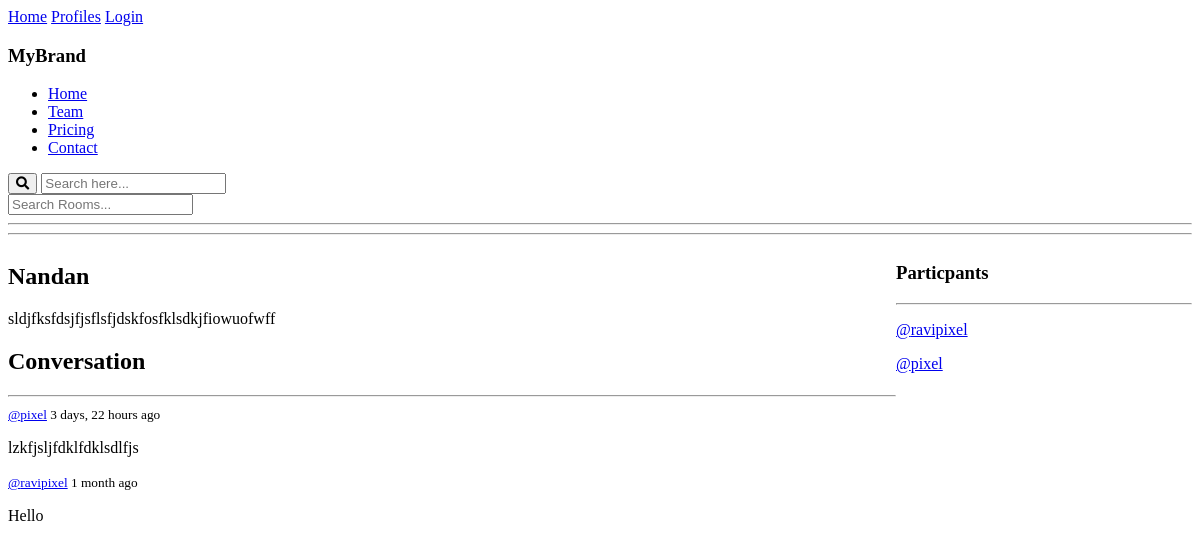
Page /room/2/ on the committed database.
### base/models.py (models this page shows, shortened)
class Room(models.Model):
    host = models.ForeignKey(User, on_delete=models.SET_NULL, null=True)
    topic = models.ForeignKey(Topic, on_delete=models.SET_NULL, null=True)
    name = models.CharField(max_length=20, blank=True, null=True)
    description = models.TextField(blank=True, null=True)
    participants = models.ManyToManyField(User, related_name='participants', blank=True)
    updated = models.DateTimeField(auto_now=True)
    created = models.DateTimeField(auto_now_add=True)
    class Meta:
        ordering = ['-updated', '-created']

class Message(models.Model):
    user = models.ForeignKey(User, on_delete=models.CASCADE)
    room = models.ForeignKey(Room, on_delete=models.CASCADE)
    body = models.TextField()
    updated = models.DateTimeField(auto_now=True)
    created = models.DateTimeField(auto_now_add=True)
    class Meta:
        ordering = ['-updated', '-created']

### base/views.py (the view, shortened to what this page needs)
# urls.py: path('room/<str:pk>/', views.room, name='room'),
def room(request, pk):
    room = Room.objects.get(id=pk)
    room_messages = room.message_set.all()
    particpants = room.participants.all()
    context = {'room':room, 'room_messages':room_messages, 'particpants':particpants}
    return render(request,'base/room.html', context)

### base/templates/base/room.html (shortened to what this page needs)
{% extends "main.html" %}
{% block content %}
    <div class='room-container'>
        <div>
            <div>
                <h2>{{room.name}}</h2>
                {{room.description}}
            </div>
            <div class="comment-wrapper">
                <h2>Conversation</h2>
                <hr>
                {% for message in room_messages %}
                    <div>
                        <small><a href="{% url "user-profile" message.user.id %}">@{{message.user}}</a> {{message.created|timesince}} ago</small>
                        <p>{{message.body}}</p>
                    </div>
                {% endfor %}
            </div>
        </div>
        <div>
            <h3>Particpants</h3>
            <hr>
            {% for user in particpants %}
                <div>
                    <p><a href="{% url "user-profile" user.id %}">@{{user.username}}</a></p>
                </div>
            {% endfor %}
        </div>
    </div>
{% endblock content %}

### static/css/main.css (style rules this page uses)
.room-container { display: grid; grid-template-columns: 3fr 1fr; }

### rows in the picture
Room: name "Nandan", description "sldjfksfdsjfjsflsfjdskfosfklsdkjfiowuofwff"
Message: user "pixel", created "3 days, 22 hours", body "lzkfjsljfdklfdklsdlfjs"
Message: user "ravipixel", created "1 month", body "Hello"

### other values in the picture
{{ user.username }} "ravipixel"
{{ user.username }} "pixel"
